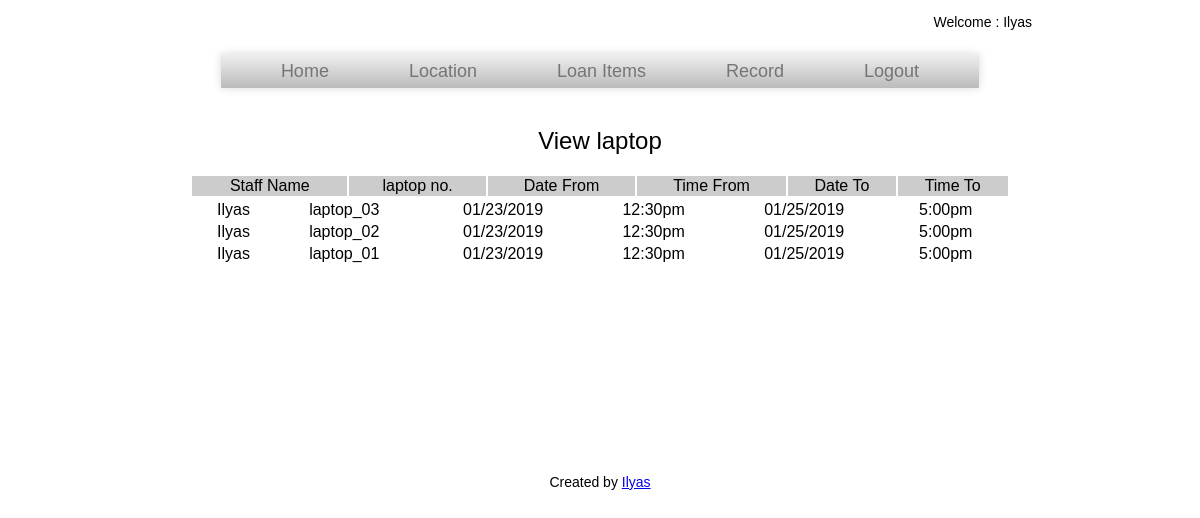
Page /laptop_loan_record.php (signed in) on the committed database.
### tables this page shows
CREATE TABLE `record_laptop_tbl` (
  `loan_laptop_id` int(11) NOT NULL auto_increment,
  `name` varchar(100) NOT NULL,
  `date_from` varchar(100) NOT NULL,
  `date_to` varchar(100) NOT NULL,
  `staff_id` int(11) NOT NULL,
  `time_from` varchar(100) NOT NULL,
  `time_to` varchar(100) NOT NULL,
  `laptop_name` varchar(100) NOT NULL,
  PRIMARY KEY  (`loan_laptop_id`),
  KEY `FK_record_laptops_1` (`staff_id`)
);

### laptop_loan_record.php (the view, shortened to what this page needs)
<?php
$result = mysql_query("SELECT * FROM record_laptop_tbl WHERE staff_id=staff_id ORDER BY loan_laptop_id DESC");
?>
<html>
<head>
    <link href="css/style.css" rel="stylesheet" type="text/css">
</head>
<body>
<center>
<?php include("header.php"); ?>
     <p><font size="+2">View laptop</font></p>
    <br/>
	<table width='80%' border=0>
		<tr bgcolor='#CCCCCC'>
			<td align="center">Staff Name</td>
            <td align="center">laptop no.</td>
			<td align="center">Date From</td>
			<td align="center">Time From</td>
            <td align="center">Date To</td>
			<td align="center">Time To</td>
		</tr>
        </table>
          <div style='height:250px; overflow-y:scroll; width:1010px;'>
         <table width='80%' border=0>
		<?php
		while($res = mysql_fetch_array($result)) {
			echo "<tr>";
			echo "<td align='center'>".$res['name']."</td>";
			echo "<td align='center'>".$res['laptop_name']."</td>";
			echo "<td align='center'>".$res['date_from']."</td>";
			echo "<td align='center'>".$res['time_from']."</td>";
			echo "<td align='center'>".$res['date_to']."</td>";
			echo "<td align='center'>".$res['time_to']."</td>";
		}
		?>
        </tr>
	</table></div>
<?php include("footer.php"); ?>
    </center>
</body>
</html>

### header.php (shortened to what this page needs)
<div id="header">Welcome : <?php echo $_SESSION['name'] ?></div>
<nav>
	<ul>
    <li><a href="welcome.php">Home</a></li>
    <li><a href="#">Location</a>
    </li>
    <li><a href="#">Loan Items</a>
    </li>
    <li><a href="#">Record</a>
    </li>
    <li><a href="logout.php">Logout</a></li>
</ul>
</nav>
 <br/>

### footer.php
<br />
<div id="footer">Created by <a href="#" title="Ilyas">Ilyas</a></div>

### css/style.css (style rules this page uses)
body, div, h1, h2, h3, h4, h5, h6, p, ul, ol, li, dl, dt, dd, img, form, fieldset, input, textarea, table, blockquote { margin: 0; padding: 0; border: 0; }
body { margin: 0px auto; font-family: sans-serif; font-size: 18px; line-height: 22px; width:1024px; }
#header { font-family: Helvetica, sans-serif; font-size: 14px; line-height: 24px; margin: 10px auto; text-align: right; margin-right:80px; z-index:30; }
#footer { bottom:0; margin-bottom:20px; font-family: Helvetica, sans-serif; font-size: 14px; line-height: 24px; text-align: center; width:1024px; z-index:10; }
nav { margin: 20px auto; text-align: center; z-index:40; }
nav ul { background: #efefef; background: linear-gradient(top, #efefef 0%, #bbbbbb 100%); background: -moz-linear-gradient(top, #efefef 0%, #bbbbbb 100%); background: -webkit-linear-gradient(top, #efefef 0%,#bbbbbb 100%); box-shadow: 0px 0px 9px rgba(0,0,0,0.15); padding: 0 20px; list-style: none; position: relative; display: inline-table; }
nav ul:after { content: ""; clear: both; display: block; }
nav ul li { float: left; }
nav ul li a { display: block; padding: 6px 40px; color: #757575; text-decoration: none; border-radius: 25px; }

### rows in the picture
record_laptop_tbl: name "Ilyas", laptop_name "laptop_03", date_from "01/23/2019", time_from "12:30pm", date_to "01/25/2019", time_to "5:00pm"
record_laptop_tbl: name "Ilyas", laptop_name "laptop_02", date_from "01/23/2019", time_from "12:30pm", date_to "01/25/2019", time_to "5:00pm"
record_laptop_tbl: name "Ilyas", laptop_name "laptop_01", date_from "01/23/2019", time_from "12:30pm", date_to "01/25/2019", time_to "5:00pm"

### other values in the picture
$_SESSION['name'] "Ilyas"
